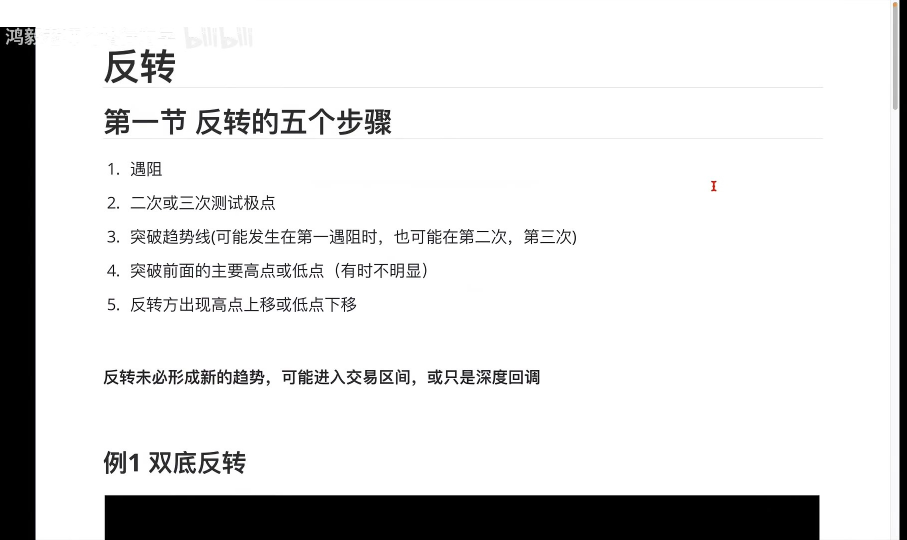
#> input picture examples/标杆课件_反转五步骤/frames_clean/V001.jpg, 1813 x 1080 px, found by its file name (shown at 1/2 size); its folder holds 4 pictures in this run
$ python analyze_frame_diversity.py
#> lines starting #> are read from the running program, lines starting #| are printed output that depends on the picture; long printed decimals are rounded
#!/usr/bin/env python3
"""量化「画面内容多样性」，为自适应抽帧定阈值（不拍脑袋）。

思路：一段视频里大量帧其实是**同一屏画面**（只是光标/标注在动）。
人类挑帧的本质 = 只在"视觉上确实是另一张画面"时多留一张。
所以先用视觉指纹算两两距离，再看距离分布上有没有天然分层，
据此定一个「多远算不同画面」的阈值 TH。

指纹 = 32x32 灰度缩略 MAD（0.7 权重）+ 16 桶色相直方图 L1 距离（0.3 权重）。
输出：各样本集的两两距离分布 + 不同 TH 下的「视觉状态数」曲线。
"""
import os
import sys
from collections import defaultdict

import numpy as np
from PIL import Image

# 仓库根目录（由文件位置推导，避免硬编码本机路径）
ROOT = os.path.dirname(os.path.dirname(os.path.abspath(__file__)))


SAMPLES = [
    ("图表密集-23张(BV1rXXfBiECa 段帧)", os.path.join(ROOT, "work/bench_task/frames_clean")),
    ("图表密集-50张(场景切分)", os.path.join(ROOT, "work/projects/video_to_script_20261026_163334_bc330f/frames_clean")),
    ("静态口播-3张(BV1Nw9MBYEsz)", os.path.join(ROOT, "work/projects/video_to_script_20261026_202703_f9a46e/frames_clean")),
]
THS = [0.005, 0.01, 0.015, 0.02, 0.03, 0.04, 0.05, 0.08, 0.12]


def signature(path, size=32):
#> called with path = 'work/bench_task/frames_clean/V001.jpg', size = 32
    im = Image.open(path).convert("RGB").resize((size, size), Image.BILINEAR)
    g = np.asarray(im.convert("L"), dtype=np.float32) / 255.0
    hsv = np.asarray(im.convert("HSV"), dtype=np.float32)
    hist = np.histogram(hsv[..., 0], bins=16, range=(0, 256))[0].astype(np.float32)
#> hist = [933, 1, 0, 0, 0, 0, 0, 2, 0, 0, 81, 0, 0, 7, 0, 0]
    hist = hist / max(1.0, hist.sum())
#> hist = [0.911, 0.000977, 0, 0, 0, 0, 0, 0.00195, 0, 0, 0.0791, 0, 0, 0.00684, 0, 0]
    return g, hist


def dist(a, b):
    g1, h1 = a
    g2, h2 = b
    mad = float(np.abs(g1 - g2).mean())
    l1 = float(np.abs(h1 - h2).sum()) / 2.0
    return 0.7 * mad + 0.3 * l1


def components(sigs, th):
    """距离 < th 视为同一画面 → 并查集求连通分量数 = 视觉状态数。"""
    n = len(sigs)
    parent = list(range(n))

    def find(x):
        while parent[x] != x:
            parent[x] = parent[parent[x]]
            x = parent[x]
        return x

    for i in range(n):
        for j in range(i + 1, n):
            if dist(sigs[i], sigs[j]) < th:
                a, b = find(i), find(j)
                if a != b:
                    parent[a] = b
    return len({find(i) for i in range(n)})


def main():
    print("=" * 78)
    print("画面内容多样性分析 —— 用于确定自适应抽帧阈值 TH")
    print("=" * 78)
    for name, d in SAMPLES:
        if not os.path.isdir(d):
            print(f"\n[跳过] {name}  目录不存在: {d}")
            continue
        files = sorted(f for f in os.listdir(d) if f.lower().endswith((".jpg", ".png")))
        if not files:
            print(f"\n[跳过] {name}  无图片")
            continue
        sigs = [signature(os.path.join(d, f)) for f in files]
#> call 2 of signature, with path = 'work/bench_task/frames_clean/V002.jpg', size = 32
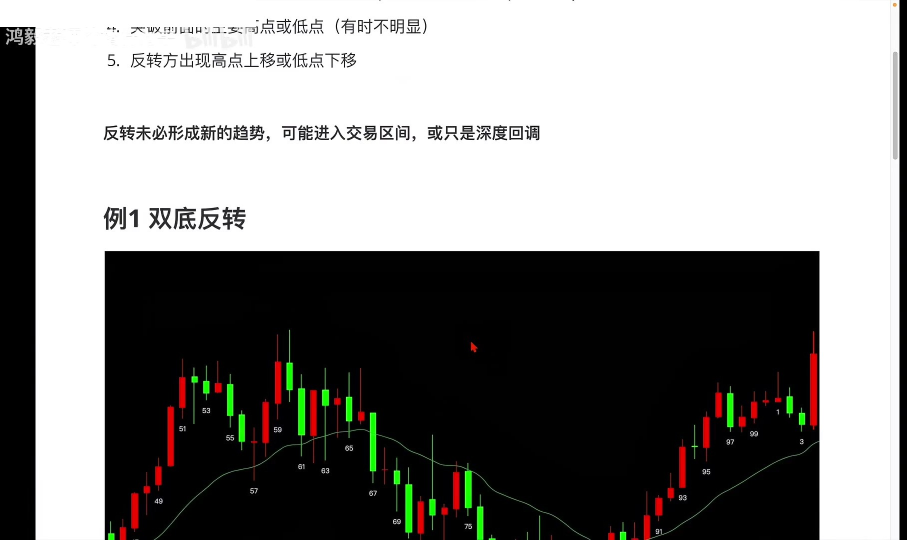
#> input picture examples/标杆课件_反转五步骤/frames_clean/V002.jpg, 1813 x 1080 px, found by its file name (shown at 1/2 size)
#> in signature (call 2), `hsv = np.asarray(im.convert("HSV"), dtype=np.float32)`:
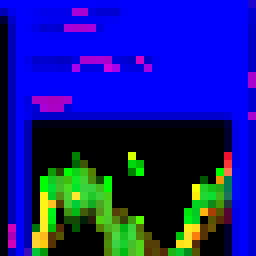
#> hsv: shape (32, 32, 3) float32 (shown 8 times larger); mean R, G, B 17.4, 25.5, 137.7
#> in signature (call 2), `hist = np.histogram(hsv[..., 0], bins=16, range=(0, 256))[0].astype(np..`: hist = [874, 13, 8, 14, 21, 38, 1, 0, 0, 0, 26, 0, 0, 5, 0, 24]
#> in signature (call 2), `hist = hist / max(1.0, hist.sum())`: hist = [0.854, 0.0127, 0.00781, 0.0137, 0.0205, 0.0371, 0.000977, 0, 0, 0, 0.0254, 0, 0, 0.00488, 0, 0.0234]
#> call 3 of signature, with path = 'work/bench_task/frames_clean/V003.jpg', size = 32
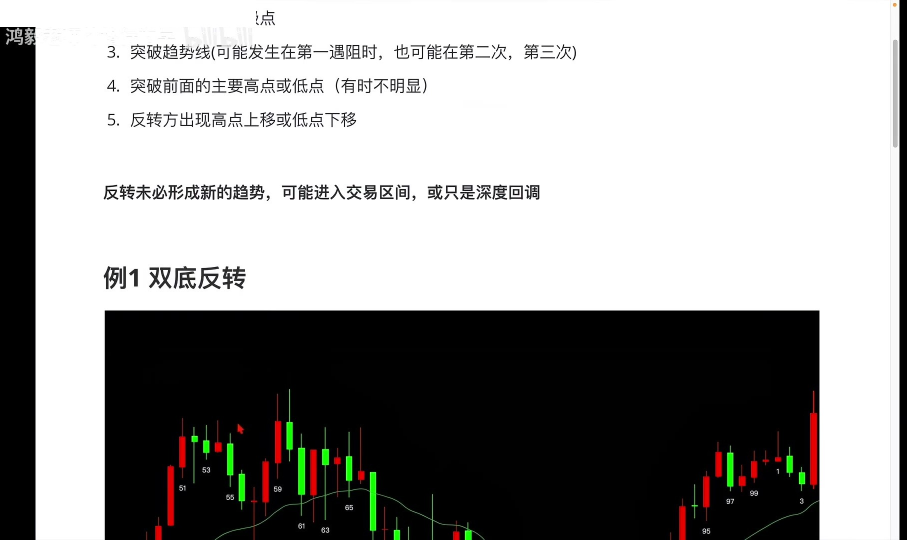
#> input picture examples/标杆课件_反转五步骤/frames_clean/V003.jpg, 1813 x 1080 px, found by its file name (shown at 1/2 size)
#> in signature (call 3), `hsv = np.asarray(im.convert("HSV"), dtype=np.float32)`:
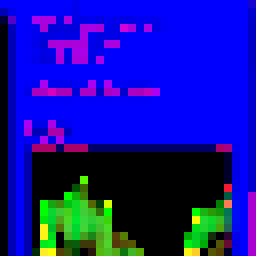
#> hsv: shape (32, 32, 3) float32 (shown 8 times larger); mean R, G, B 17.3, 17.7, 157.6
#> in signature (call 3), `hist = np.histogram(hsv[..., 0], bins=16, range=(0, 256))[0].astype(np..`: hist = [885, 9, 7, 14, 14, 19, 1, 0, 0, 0, 62, 1, 0, 3, 0, 9]
#> in signature (call 3), `hist = hist / max(1.0, hist.sum())`: hist = [0.864, 0.00879, 0.00684, 0.0137, 0.0137, 0.0186, 0.000977, 0, 0, 0, 0.0605, 0.000977, 0, 0.00293, 0, 0.00879]
#> call 4 of signature, with path = 'work/bench_task/frames_clean/V004.jpg', size = 32
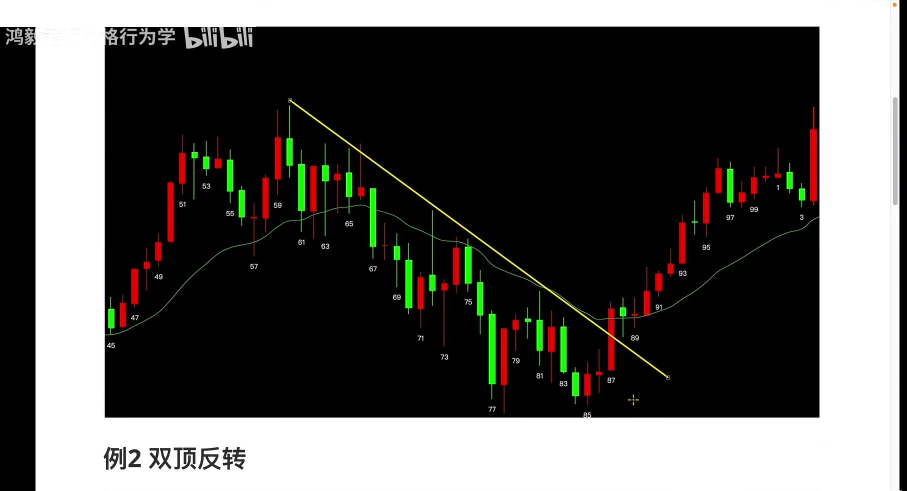
#> input picture examples/标杆课件_反转五步骤/frames_clean/V004.jpg, 1813 x 982 px, found by its file name (shown at 1/2 size)
#> in signature (call 4), `g = np.asarray(im.convert("L"), dtype=np.float32) / 255.0`:
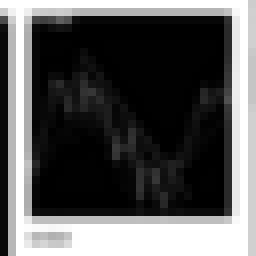
#> g: shape (32, 32) float32 (shown 8 times larger); min 0, max 1, mean 0.345
#> in signature (call 4), `hsv = np.asarray(im.convert("HSV"), dtype=np.float32)`:
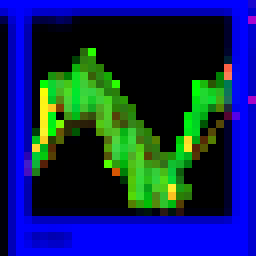
#> hsv: shape (32, 32, 3) float32 (shown 8 times larger); mean R, G, B 13.9, 36.8, 89.8
#> in signature (call 4), `hist = np.histogram(hsv[..., 0], bins=16, range=(0, 256))[0].astype(np..`: hist = [842, 17, 45, 30, 30, 39, 1, 2, 0, 0, 2, 0, 0, 1, 0, 15]
#> in signature (call 4), `hist = hist / max(1.0, hist.sum())`: hist = [0.822, 0.0166, 0.0439, 0.0293, 0.0293, 0.0381, 0.000977, 0.00195, 0, 0, 0.00195, 0, 0, 0.000977, 0, 0.0146]
        n = len(sigs)
#> n = 4
        pair = []
        for i in range(n):
            for j in range(i + 1, n):
                pair.append(dist(sigs[i], sigs[j]))
#> this loop made 4 passes
#> after the loop, pair = [0.28, 0.216, 0.508, 0.0926, 0.32, 0.381]
        pair.sort()
        print(f"\n{'-' * 78}")
        print(f"样本: {name}   帧数={n}")
#| 样本: 图表密集-23张(BV1rXXfBiECa 段帧)   帧数=4
        print(f"两两距离: min={pair[0]:.5f} p10={pair[int(len(pair)*0.1)]:.5f} "
              f"中位={pair[len(pair)//2]:.5f} p90={pair[int(len(pair)*0.9)]:.5f} max={pair[-1]:.5f}")
#| 两两距离: min=0.09258 p10=0.09258 中位=0.3197 p90=0.5077 max=0.5077
        print("  最小 12 对(最相似=大概率同一屏):")
        for i in range(min(12, len(pair))):
            print(f"    {pair[i]:.5f}")
#> this loop made 6 passes
#|     0.09258
#|     0.2159
#|     0.2796
#|     0.3197
#|     0.3814
#|     0.5077
        print("  视觉状态数随阈值变化（连通分量数）:")
        row = []
        for th in THS:
            c = components(sigs, th)
            row.append(f"TH={th:<6}→{c:>3} 张")
#> this loop made 9 passes
#> c on passes 1 to 9: 4, 4, 4, 4, 4, 4, 4, 4, 3
#> after the loop, row = ['TH=0.005 →  4 张', 'TH=0.01  →  4 张', 'TH=0.015 →  4 张', 'TH=0.02  →  4 张', 'TH=0.03  →  4 张', 'TH=0.04  →  4 张', 'TH=0.05  →  4 张', 'TH=0.08  →  4 张', 'TH=0.12  →  3 张']
        for i in range(0, len(row), 4):
            print("    " + "   ".join(row[i:i + 4]))
#> this loop made 3 passes
#> i on passes 2 to 3: 4, 8
#|     TH=0.005 →  4 张   TH=0.01  →  4 张   TH=0.015 →  4 张   TH=0.02  →  4 张
#|     TH=0.03  →  4 张   TH=0.04  →  4 张   TH=0.05  →  4 张   TH=0.08  →  4 张
#|     TH=0.12  →  3 张
        # 每帧到最近邻的距离分布（判断"同屏簇"是否紧密成团）
        nn = []
        for i in range(n):
            best = min(dist(sigs[i], sigs[j]) for j in range(n) if j != i) if n > 1 else 0
            nn.append(best)
#> this loop made 4 passes
#> best on passes 1 to 4: 0.216, 0.0926, 0.0926, 0.32
#> after the loop, nn = [0.216, 0.0926, 0.0926, 0.32]
        nn.sort()
        print(f"  最近邻距离: min={nn[0]:.5f} 中位={nn[len(nn)//2]:.5f} max={nn[-1]:.5f}")
#|   最近邻距离: min=0.09258 中位=0.2159 max=0.3197
    print("\n" + "=" * 78)
    print("解读: TH 取在「同屏簇内距离」之上、「不同画面之间距离」之下 → 状态数即为内容自适应的帧数")


if __name__ == "__main__":
    main()
